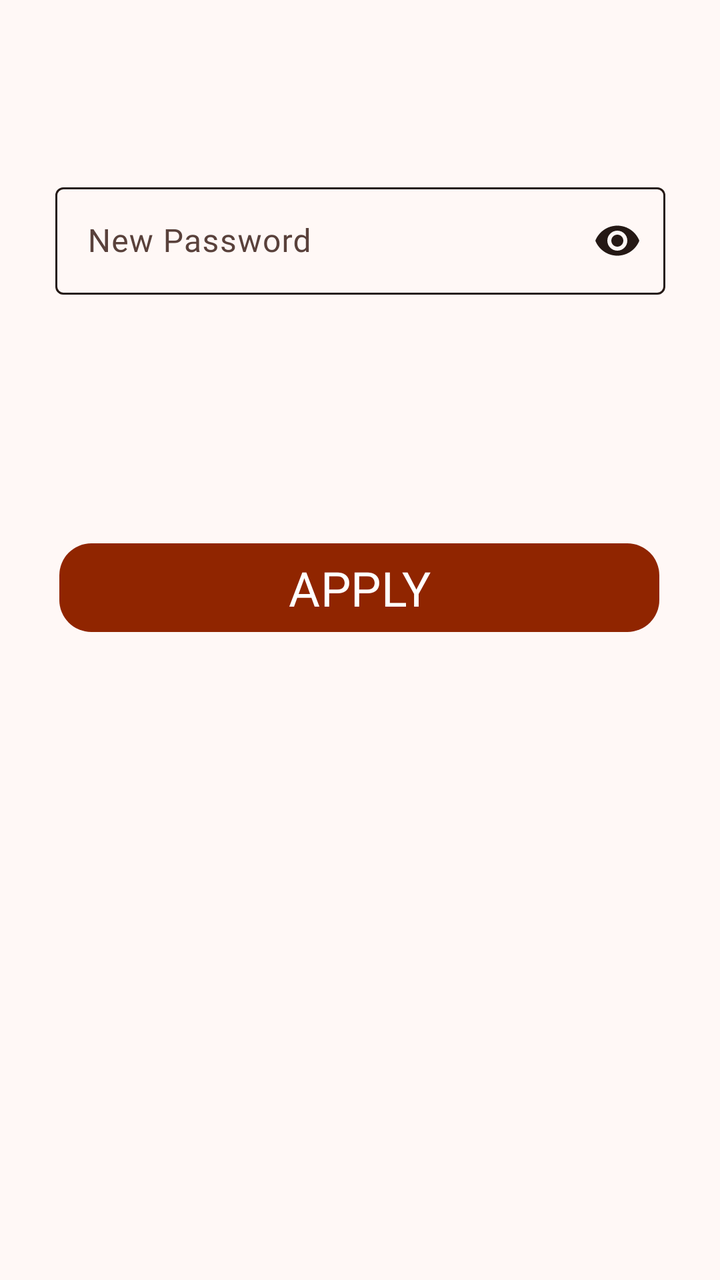
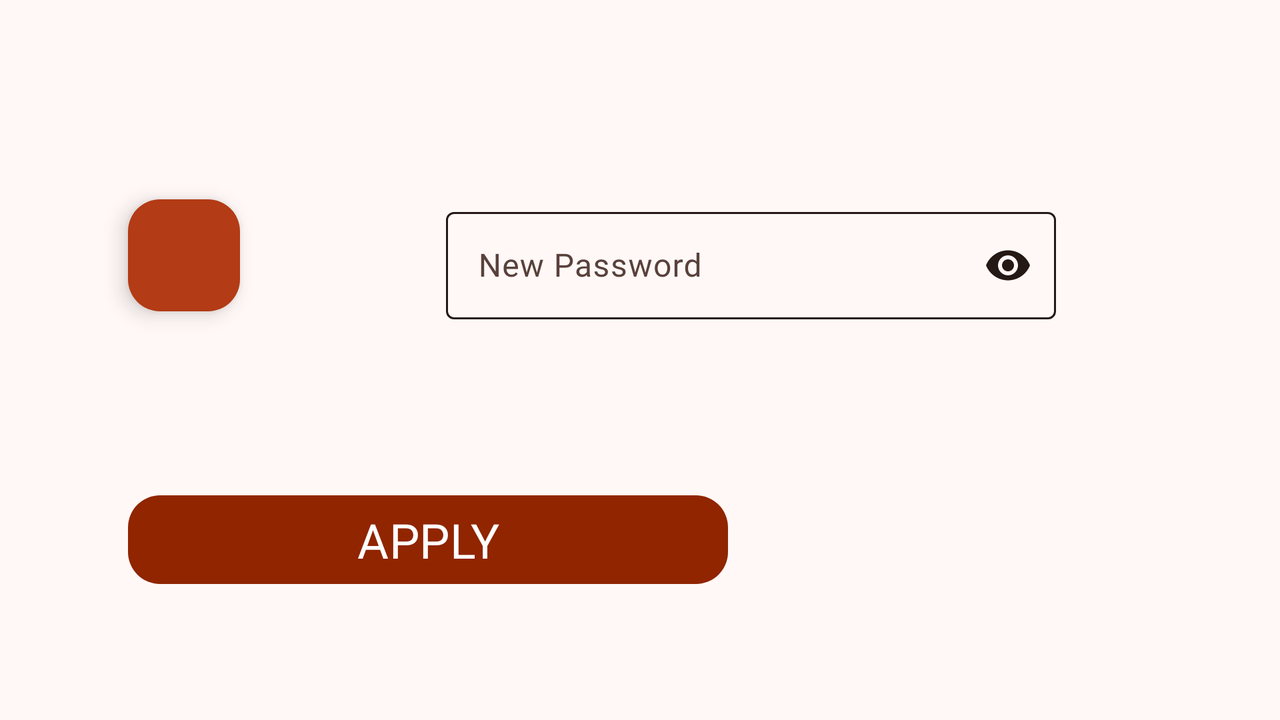

One screen, two layout resources from the same app: the default and the repository's alternative for another configuration. Each is rendered where Android would select it; the XML of both is given below.
<!-- AndroidManifest.xml: application theme AppTheme -->
<!-- res/layout/change_password.xml -->
<?xml version="1.0" encoding="utf-8"?>
<androidx.constraintlayout.widget.ConstraintLayout xmlns:android="http://schemas.android.com/apk/res/android"
    android:layout_width="match_parent"
    android:layout_height="match_parent"
    xmlns:app="http://schemas.android.com/apk/res-auto"
    android:background="?colorSurface">

    <com.google.android.material.floatingactionbutton.FloatingActionButton
        android:id="@+id/backToOptionsBtn2"
        android:layout_width="56dp"
        android:layout_height="56dp"
        android:layout_marginBottom="100dp"
        android:clickable="true"
        android:elevation="6dp"
        app:layout_constraintBottom_toTopOf="@+id/newPasswordInputContainer"
        app:layout_constraintEnd_toEndOf="parent"
        app:layout_constraintHorizontal_bias="0.149"
        app:layout_constraintStart_toStartOf="parent"
        app:layout_constraintTop_toTopOf="parent"
        app:layout_constraintVertical_bias="1.0"
        app:srcCompat="@drawable/back" />

    <com.google.android.material.textfield.TextInputLayout
        android:id="@+id/newPasswordInputContainer"
        android:layout_width="305dp"
        android:layout_height="wrap_content"
        android:layout_marginBottom="100dp"
        app:endIconMode="password_toggle"
        app:endIconTint="?colorOnSurface"
        app:boxBackgroundMode="outline"
        app:boxStrokeColor="@color/edit_text_stroke_color"
        app:errorEnabled="true"
        app:layout_constraintBottom_toTopOf="@+id/changePasswordBtn"
        app:layout_constraintEnd_toEndOf="parent"
        app:layout_constraintStart_toStartOf="parent">

        <com.google.android.material.textfield.TextInputEditText
            android:id="@+id/newPasswordInput"
            android:layout_width="match_parent"
            android:layout_height="wrap_content"
            android:fontFamily="@font/noto_sans_bold"
            android:hint="@string/new_password_hint"
            android:inputType="textPassword"
            android:padding="16dp" />
    </com.google.android.material.textfield.TextInputLayout>

    <com.google.android.material.button.MaterialButton
        android:id="@+id/changePasswordBtn"
        android:layout_width="300dp"
        android:layout_height="wrap_content"
        android:layout_marginBottom="320dp"
        android:text="@string/apply_changes"
        android:textSize="24sp"
        android:fontFamily="@font/noto_sans_bold"
        app:backgroundTint="?colorPrimary"
        app:cornerRadius="16dp"
        app:iconGravity="textStart"
        app:iconPadding="12dp"
        app:layout_constraintBottom_toBottomOf="parent"
        app:layout_constraintEnd_toEndOf="parent"
        app:layout_constraintHorizontal_bias="0.495"
        app:layout_constraintStart_toStartOf="parent" />

</androidx.constraintlayout.widget.ConstraintLayout>
<!-- resources referenced by this layout -->
<resources>
  <string name="apply_changes">APPLY</string>
  <string name="new_password_hint">New Password</string>
  <color name="md_theme_primary">#902500</color>
  <color name="md_theme_onPrimary">#FFFFFF</color>
  <color name="md_theme_primaryContainer">#B33B15</color>
  <color name="md_theme_onPrimaryContainer">#FFDAD0</color>
  <color name="md_theme_secondary">#8E4C39</color>
  <color name="md_theme_onSecondary">#FFFFFF</color>
  <color name="md_theme_secondaryContainer">#FEA991</color>
  <color name="md_theme_onSecondaryContainer">#793B29</color>
  <color name="md_theme_tertiary">#745B00</color>
  <color name="md_theme_onTertiary">#FFFFFF</color>
  <color name="md_theme_tertiaryContainer">#C8A84A</color>
  <color name="md_theme_onTertiaryContainer">#4F3D00</color>
  <color name="md_theme_error">#BA1A1A</color>
  <color name="md_theme_onError">#FFFFFF</color>
  <color name="md_theme_errorContainer">#FFDAD6</color>
  <color name="md_theme_onErrorContainer">#93000A</color>
  <color name="md_theme_background">#FFF8F6</color>
  <color name="md_theme_onBackground">#251915</color>
  <color name="md_theme_surface">#FFF8F6</color>
  <color name="md_theme_onSurface">#251915</color>
  <color name="md_theme_surfaceVariant">#FEDBD2</color>
  <color name="md_theme_onSurfaceVariant">#59413B</color>
  <color name="md_theme_outline">#8C7169</color>
  <color name="md_theme_outlineVariant">#E0BFB7</color>
  <color name="md_theme_inverseSurface">#3C2D29</color>
  <color name="md_theme_inverseOnSurface">#FFEDE8</color>
  <color name="md_theme_inversePrimary">#FFB5A0</color>
  <color name="md_theme_primaryFixed">#FFDBD1</color>
  <color name="md_theme_onPrimaryFixed">#3B0900</color>
  <color name="md_theme_primaryFixedDim">#FFB5A0</color>
  <color name="md_theme_onPrimaryFixedVariant">#862200</color>
  <color name="md_theme_secondaryFixed">#FFDBD1</color>
  <color name="md_theme_onSecondaryFixed">#390B01</color>
  <color name="md_theme_secondaryFixedDim">#FFB5A0</color>
  <color name="md_theme_onSecondaryFixedVariant">#713524</color>
  <color name="md_theme_tertiaryFixed">#FFE08B</color>
  <color name="md_theme_onTertiaryFixed">#241A00</color>
  <color name="md_theme_tertiaryFixedDim">#E5C362</color>
  <color name="md_theme_onTertiaryFixedVariant">#584400</color>
  <color name="md_theme_surfaceDim">#EDD5CF</color>
  <color name="md_theme_surfaceBright">#FFF8F6</color>
  <color name="md_theme_surfaceContainerLowest">#FFFFFF</color>
  <color name="md_theme_surfaceContainerLow">#FFF1ED</color>
  <color name="md_theme_surfaceContainer">#FFE9E4</color>
  <color name="md_theme_surfaceContainerHigh">#FBE3DD</color>
  <color name="md_theme_surfaceContainerHighest">#F6DDD7</color>
</resources>
<!-- res/layout-land/change_password.xml (the repository's variant of the layout above) -->
<!-- drawn on the phone turned sideways -->
<?xml version="1.0" encoding="utf-8"?>
<androidx.constraintlayout.widget.ConstraintLayout xmlns:android="http://schemas.android.com/apk/res/android"
    xmlns:app="http://schemas.android.com/apk/res-auto"
    xmlns:tools="http://schemas.android.com/tools"
    android:layout_width="match_parent"
    android:layout_height="match_parent"
    android:background="?colorSurface">

    <com.google.android.material.floatingactionbutton.FloatingActionButton
        android:id="@+id/backToOptionsBtn2"
        android:layout_width="56dp"
        android:layout_height="56dp"
        android:layout_marginStart="64dp"
        android:layout_marginBottom="88dp"
        android:clickable="true"
        android:elevation="6dp"
        app:layout_constraintBottom_toTopOf="@+id/changePasswordBtn"
        app:layout_constraintStart_toStartOf="parent"
        app:srcCompat="@drawable/back"/>

    <com.google.android.material.textfield.TextInputLayout
        android:id="@+id/newPasswordInputContainer"
        android:layout_width="305dp"
        android:layout_height="wrap_content"
        android:layout_marginEnd="112dp"
        android:layout_marginBottom="180dp"
        app:endIconMode="password_toggle"
        app:endIconTint="?colorOnSurface"
        app:boxBackgroundMode="outline"
        app:boxStrokeColor="@color/edit_text_stroke_color"
        app:errorEnabled="true"
        app:layout_constraintBottom_toBottomOf="parent"
        app:layout_constraintEnd_toEndOf="parent">

        <com.google.android.material.textfield.TextInputEditText
            android:id="@+id/newPasswordInput"
            android:layout_width="match_parent"
            android:layout_height="wrap_content"
            android:fontFamily="@font/noto_sans_bold"
            android:hint="@string/new_password_hint"
            android:inputType="textPassword"
            android:padding="16dp" />
    </com.google.android.material.textfield.TextInputLayout>

    <com.google.android.material.button.MaterialButton
        android:id="@+id/changePasswordBtn"
        android:layout_width="300dp"
        android:layout_height="wrap_content"
        android:layout_marginStart="64dp"
        android:layout_marginBottom="64dp"
        android:fontFamily="@font/noto_sans_bold"
        android:text="@string/apply_changes"
        android:textSize="24sp"
        app:backgroundTint="?colorPrimary"
        app:cornerRadius="16dp"
        app:iconGravity="textStart"
        app:iconPadding="12dp"
        app:layout_constraintBottom_toBottomOf="parent"
        app:layout_constraintStart_toStartOf="parent" />

</androidx.constraintlayout.widget.ConstraintLayout>
